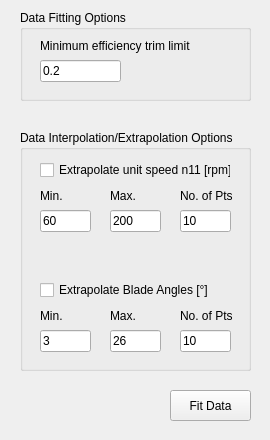
<?xml version="1.0" encoding="UTF-8"?>
<ui version="4.0">
 <class>DataFitting</class>
 <widget class="QWidget" name="DataFitting">
  <property name="geometry">
   <rect>
    <x>0</x>
    <y>0</y>
    <width>270</width>
    <height>440</height>
   </rect>
  </property>
  <property name="windowTitle">
   <string>Form</string>
  </property>
  <widget class="QGroupBox" name="groupBox">
   <property name="geometry">
    <rect>
     <x>20</x>
     <y>10</y>
     <width>231</width>
     <height>91</height>
    </rect>
   </property>
   <property name="title">
    <string>Data Fitting Options</string>
   </property>
   <widget class="QLabel" name="label_input_1">
    <property name="geometry">
     <rect>
      <x>20</x>
      <y>20</y>
      <width>171</width>
      <height>31</height>
     </rect>
    </property>
    <property name="text">
     <string>Minimum efficiency trim limit</string>
    </property>
   </widget>
   <widget class="QLineEdit" name="lineEdit_min_efficiency_limit">
    <property name="geometry">
     <rect>
      <x>20</x>
      <y>50</y>
      <width>81</width>
      <height>22</height>
     </rect>
    </property>
    <property name="text">
     <string>0.2</string>
    </property>
   </widget>
  </widget>
  <widget class="QPushButton" name="pushButton">
   <property name="geometry">
    <rect>
     <x>170</x>
     <y>390</y>
     <width>81</width>
     <height>31</height>
    </rect>
   </property>
   <property name="text">
    <string>Fit Data</string>
   </property>
  </widget>
  <widget class="QGroupBox" name="groupBox_2">
   <property name="geometry">
    <rect>
     <x>20</x>
     <y>130</y>
     <width>231</width>
     <height>241</height>
    </rect>
   </property>
   <property name="title">
    <string>Data Interpolation/Extrapolation Options</string>
   </property>
   <widget class="QCheckBox" name="checkBox_extrapolate_n11">
    <property name="geometry">
     <rect>
      <x>20</x>
      <y>30</y>
      <width>191</width>
      <height>20</height>
     </rect>
    </property>
    <property name="text">
     <string>Extrapolate unit speed n11 [rpm]</string>
    </property>
   </widget>
   <widget class="QCheckBox" name="checkBox_extrapolate_blade_angle">
    <property name="geometry">
     <rect>
      <x>20</x>
      <y>150</y>
      <width>191</width>
      <height>20</height>
     </rect>
    </property>
    <property name="text">
     <string>Extrapolate Blade Angles [°]</string>
    </property>
   </widget>
   <widget class="QLabel" name="label_n11_min">
    <property name="geometry">
     <rect>
      <x>20</x>
      <y>50</y>
      <width>171</width>
      <height>31</height>
     </rect>
    </property>
    <property name="text">
     <string>Min.</string>
    </property>
   </widget>
   <widget class="QLineEdit" name="lineEdit_n11_min">
    <property name="geometry">
     <rect>
      <x>20</x>
      <y>80</y>
      <width>51</width>
      <height>22</height>
     </rect>
    </property>
    <property name="text">
     <string>60</string>
    </property>
   </widget>
   <widget class="QLabel" name="label_n11_max">
    <property name="geometry">
     <rect>
      <x>90</x>
      <y>50</y>
      <width>171</width>
      <height>31</height>
     </rect>
    </property>
    <property name="text">
     <string>Max.</string>
    </property>
   </widget>
   <widget class="QLineEdit" name="lineEdit_n11_max">
    <property name="geometry">
     <rect>
      <x>90</x>
      <y>80</y>
      <width>51</width>
      <height>22</height>
     </rect>
    </property>
    <property name="text">
     <string>200</string>
    </property>
   </widget>
   <widget class="QLabel" name="label_n11_pts">
    <property name="geometry">
     <rect>
      <x>160</x>
      <y>50</y>
      <width>171</width>
      <height>31</height>
     </rect>
    </property>
    <property name="text">
     <string>No. of Pts</string>
    </property>
   </widget>
   <widget class="QLineEdit" name="lineEdit_n11_pts">
    <property name="geometry">
     <rect>
      <x>160</x>
      <y>80</y>
      <width>51</width>
      <height>22</height>
     </rect>
    </property>
    <property name="text">
     <string>10</string>
    </property>
   </widget>
   <widget class="QLineEdit" name="lineEdit_blade_angle_max">
    <property name="geometry">
     <rect>
      <x>90</x>
      <y>200</y>
      <width>51</width>
      <height>22</height>
     </rect>
    </property>
    <property name="text">
     <string>26</string>
    </property>
   </widget>
   <widget class="QLineEdit" name="lineEdit_blade_angle_pts">
    <property name="geometry">
     <rect>
      <x>160</x>
      <y>200</y>
      <width>51</width>
      <height>22</height>
     </rect>
    </property>
    <property name="text">
     <string>10</string>
    </property>
   </widget>
   <widget class="QLabel" name="label_blade_angle_min">
    <property name="geometry">
     <rect>
      <x>20</x>
      <y>170</y>
      <width>171</width>
      <height>31</height>
     </rect>
    </property>
    <property name="text">
     <string>Min.</string>
    </property>
   </widget>
   <widget class="QLineEdit" name="lineEdit_blade_angle_min">
    <property name="geometry">
     <rect>
      <x>20</x>
      <y>200</y>
      <width>51</width>
      <height>22</height>
     </rect>
    </property>
    <property name="text">
     <string>3</string>
    </property>
   </widget>
   <widget class="QLabel" name="label_blade_angle_max">
    <property name="geometry">
     <rect>
      <x>90</x>
      <y>170</y>
      <width>171</width>
      <height>31</height>
     </rect>
    </property>
    <property name="text">
     <string>Max.</string>
    </property>
   </widget>
   <widget class="QLabel" name="label_blade_angle_pts">
    <property name="geometry">
     <rect>
      <x>160</x>
      <y>170</y>
      <width>171</width>
      <height>31</height>
     </rect>
    </property>
    <property name="text">
     <string>No. of Pts</string>
    </property>
   </widget>
  </widget>
 </widget>
 <resources/>
 <connections/>
</ui>
